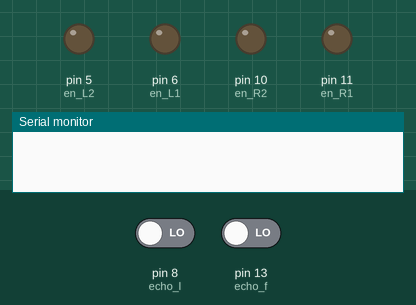
Simulated run of this sketch. Board: Arduino Uno, built with avr-gcc and run on an emulated ATmega328P. Parts: output pins drawn as LEDs (lit = HIGH), the last lines printed to the serial monitor. Inputs (shaded band) come from the test bench; at power-on: pin 8 (echo_l) LOW, pin 13 (echo_f) LOW. Pins used as bus, display or sensor lines are not drawn.

Above: at 0.1 s.
At 19.0 s:
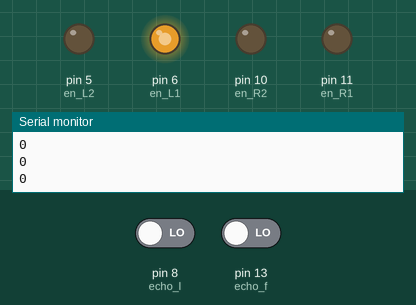
At 37.9 s:
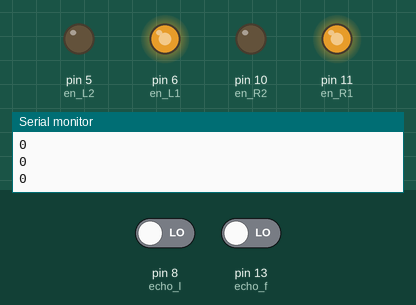
Timing chart, 0 to 39.4 s (numbered marks = the images above):
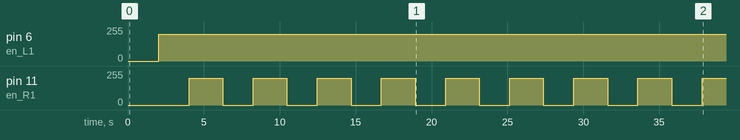

Measured:
- by itself, pin 6 (en_L1): 0/255 → 200/255 at 2.0 s
- by itself, pin 11 (en_R1): alternates 200/255 for 2.2 s and 0/255 for 2.0 s

The sketch:

obstacle_avaiodance.ino
```cpp
int en_L1 = 6;
int en_L2 = 5;
int en_R1= 11;
int en_R2= 10;
int trig_f = 12;
int echo_f = 13;
int trig_l = 9;
int echo_l = 8;
long dis_f ;
long dis_l;

void setup(){
  Serial.begin(9600);
  pinMode(en_L1,OUTPUT);
  pinMode(en_L2,OUTPUT);
  pinMode(en_R1,OUTPUT);
  pinMode(en_R2,OUTPUT);
  pinMode(trig_f,OUTPUT);
  pinMode(trig_l,OUTPUT);
  pinMode(echo_f,INPUT);
  pinMode(echo_l,INPUT);
}

void get_dis_f(){
  digitalWrite(trig_f,LOW);
  delay(2);
  digitalWrite(trig_f,HIGH);
  delay(10);
  digitalWrite(trig_f,LOW);

  long dur = pulseIn(echo_f,HIGH);
  dis_f =  (0.034*dur)/2;
}

void get_dis_l(){
  digitalWrite(trig_l,LOW);
  delay(2);
  digitalWrite(trig_l,HIGH);
  delay(10);
  digitalWrite(trig_l,LOW);

  long dur = pulseIn(echo_l,HIGH);
  dis_l =  (0.034*dur)/2;
}

void forward(){
  analogWrite(en_L1,200);
  digitalWrite(en_L2,LOW);
  analogWrite(en_R1,200);
  digitalWrite(en_R2,LOW);

}

void left(){
  analogWrite(en_L1,0);
  digitalWrite(en_L2,LOW);
  analogWrite(en_R1,200);
  digitalWrite(en_R2,LOW);
  delay(2000);
}

void right(){
  analogWrite(en_L1,200);
  digitalWrite(en_L2,LOW);
  analogWrite(en_R1,0);
  digitalWrite(en_R2,LOW);
  delay(2000);
}

void stop_bot (){
  analogWrite(en_L1,0);
  digitalWrite(en_L2,LOW);
  analogWrite(en_R1,0);
  digitalWrite(en_R2,LOW);
}

void loop(){
get_dis_l();
get_dis_f();
if (dis_f<12){
  stop_bot();
  right();
  //Serial.print("dis_f:");
  //Serial.println(dis_f);
  //if(dis_l<12){
    //right();
    //Serial.print("dis_l:");
  Serial.println(dis_l);
  forward();
  }
  else {
    forward();
  }
delay(200);
}
```
